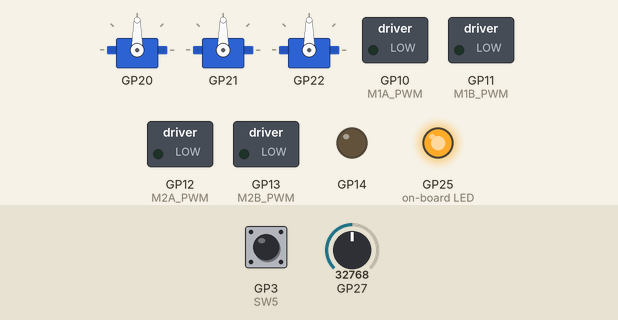
A program run on a simulated Raspberry Pi Pico running MicroPython. Parts: 3 × servo, switched loads named in the program (green lamp = pin HIGH), output pins drawn as LEDs (lit = HIGH). Dashed ring = blinking. Inputs (shaded band) come from the test bench; at power-on: GP3 (SW5) HIGH, GP27 = 32768 (analog values on the 0–65535 scale). Servo angles are drawn from the pulse width (0.5 ms = 0°, 2.5 ms = 180°); what the program prints to the serial console is not drawn.

Above: at 1.2 s.
1.3 s: GP3 (SW5) pulled LOW for 0.15 s
3.1 s: GP3 (SW5) pulled LOW for 1 s
At 4.5 s:
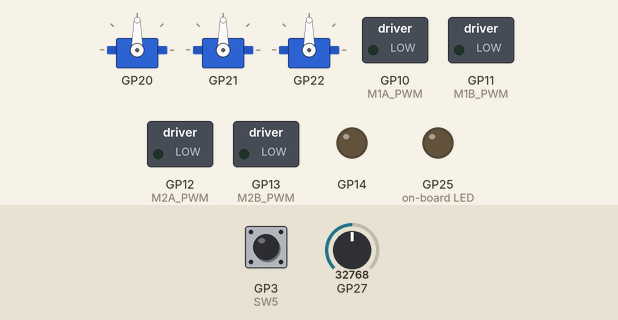
5.6 s: GP3 (SW5) pulsed LOW 5 times (0.12 s each, 0.3 s apart)
At 5.75 s:
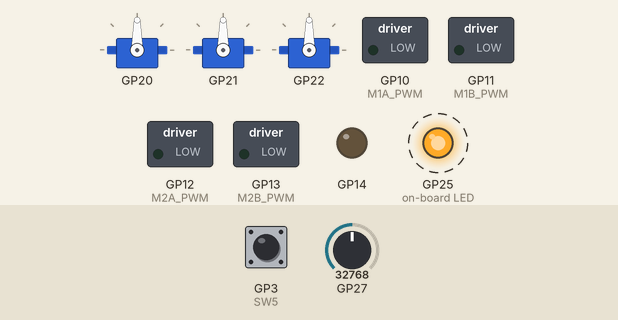
8.6 s: GP27 set to 35264
10.1 s: GP27 set to 36624
13.1 s: GP3 (SW5) driven LOW
At 13.9 s:
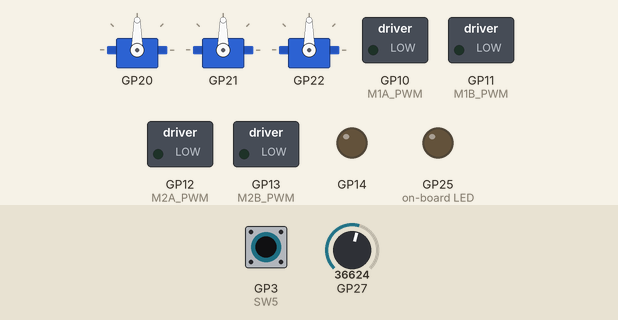
Timing chart, 0 to 15.6 s (numbered marks = the images above; inputs shaded):
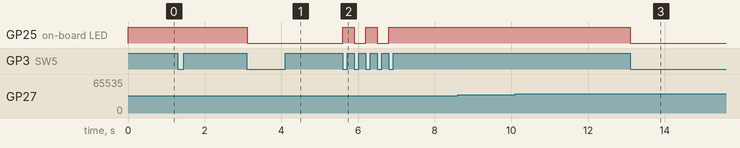

Measured:
- after the input at 1.3 s, every drawn part: stays the same
- after the input at 3.1 s, GP25 (on-board LED): HIGH → LOW at once
- after the input at 5.6 s, GP25 (on-board LED): alternates HIGH for 0.30 s and LOW for 0.30 s, 5 changes in all, then stays HIGH, starting at once
- after the input at 8.6 s, every drawn part: stays the same
- after the input at 10.1 s, every drawn part: stays the same
- after the input at 13.1 s, GP25 (on-board LED): HIGH → LOW at once

The program:

B10_Motor_Controller_Project.py
```python
# ================================================================================
# Project: Motor Controller [B10_Motor_Controller_Project.py]
# Version: 1.2
# Updated: September 14, 2026
#
# Platform: mirobo.tech BEAPER Pico circuit (robot configuration)
# Requires: BEAPER_Pico.py board module file
#
# Before starting this project, re-read GE 1, GE 2, GE 3, and GE 4
# from Activity 10: Analog Output.
#
# IMPORTANT HARDWARE NOTES:
#   The H-bridge motor driver outputs share pins with LED2-LED5.
#   Using this skeleton will prevent LED2-LED5 from being used as
#   status indicators - the PWM objects created here replace the
#   LED Pin objects from the board module on those pins.
#
#   Motor wiring (standard robot configuration):
#     M1A / M1B - Left motor
#     M2A / M2B - Right motor
#
#   The H-bridge driver requires motor power to be connected
#   separately from the logic supply. Ensure motor power is
#   connected before running motors. Never exceed the driver
#   chip's rated current per channel.
#
#   Always test motor direction at low speed (25%) before
#   increasing to full speed. If a motor runs the wrong direction,
#   swap its two wires at the motor terminal.
#
# This project configures both H-bridge channels as PWM outputs
# and provides a left_motor() speed control function and right_motor()
# and motors() function skeletons for you to finish implementing.
# Speed is given as a percentage from -100 (full reverse) to 100
# (full forward), with 0 as stopped.
#
# Controls:
#   RV1 - left motor speed  (clockwise = forward, anti-clockwise = reverse)
#   RV2 - right motor speed (anti-clockwise = reverse, clockwise = forward)
#   SW5 - enable/disable drive (safety enable switch)
# ================================================================================

# IMPORTANT: Copy BEAPER_Pico.py into your Raspberry Pi Pico.
import BEAPER_Pico as beaper  # Set up BEAPER Pico I/O

from machine import Pin, PWM
import time

# --- Program Constants ----------------
STEP_DELAY = 20                  # Main loop delay (ms)
MOTOR_FREQ = 1000                # PWM frequency for motors (Hz)
DEADBAND   = 5                   # Speed % below which motor is stopped
MAX_SPEED  = 100                 # Maximum speed percentage

# --- Motor PWM objects ----------------
# These replace LED2-LED5 Pin objects with PWM-capable motor drive outputs.
# A higher PWM frequency is used for motors than for LEDs - see Analysis Q3.
M1A_PWM = PWM(Pin(beaper.LED2_PIN), freq=MOTOR_FREQ, duty_u16=0)
M1B_PWM = PWM(Pin(beaper.LED3_PIN), freq=MOTOR_FREQ, duty_u16=0)
M2A_PWM = PWM(Pin(beaper.LED4_PIN), freq=MOTOR_FREQ, duty_u16=0)
M2B_PWM = PWM(Pin(beaper.LED5_PIN), freq=MOTOR_FREQ, duty_u16=0)

# --- Program Variables ----------------
drive_enabled = False                 # Safety enable flag


# --- Program Functions ----------------

def left_motor(speed):
    # Drive the left motor at the given speed (-100 to 100 percent).
    # Positive speed drives forward (M1A active, M1B LOW).
    # Negative speed drives reverse (M1B active, M1A LOW).
    # Zero or within deadband stops the motor (both outputs LOW).
    speed = max(-MAX_SPEED, min(MAX_SPEED, speed))
    if abs(speed) < DEADBAND:
        M1A_PWM.duty_u16(0)
        M1B_PWM.duty_u16(0)
        return
    duty = int(abs(speed) * 65535 / 100)
    if speed > 0:
        M1A_PWM.duty_u16(duty)
        M1B_PWM.duty_u16(0)
    else:
        M1A_PWM.duty_u16(0)
        M1B_PWM.duty_u16(duty)

def right_motor(speed):
    # Drive the right motor at the given speed (-100 to 100 percent).
    # Positive speed drives forward (M2B active, M2A LOW).
    # Negative speed drives reverse (M2A active, M2B LOW).
    # TODO: implement using M2A_PWM and M2B_PWM, following left_motor() above
    pass

def motors(left_speed, right_speed):
    # Drive both motors at the given speeds.
    # TODO: call left_motor() and right_motor() with their respective speeds
    pass

def pot_to_speed(pot_value):
    # Convert a potentiometer reading (0-65535) to a motor speed (-100 to 100).
    # The centre of the pot range maps to 0 (stopped).
    # Values within DEADBAND percent of centre return 0.
    speed = int((pot_value - 32767) * 100 / 32767)
    speed = max(-MAX_SPEED, min(MAX_SPEED, speed))
    if abs(speed) < DEADBAND:
        return 0
    return speed


# --- Main Program ---------------------

beaper.pico_led_on()
motors(0, 0)
print("Motor Controller")
print("SW5: enable/disable drive   RV1: left speed   RV2: right speed")
print("Drive DISABLED - press SW5 to enable")

while True:
    # SW5 toggles drive enable (press and release to toggle)
    if beaper.SW5.value() == 0:
        drive_enabled = not drive_enabled
        if drive_enabled:
            beaper.pico_led_on()
            print("Drive ENABLED")
        else:
            motors(0, 0)
            beaper.pico_led_off()
            print("Drive DISABLED")
        while beaper.SW5.value() == 0:     # Wait for SW5 release
            pass

    if drive_enabled:
        left_speed  = pot_to_speed(beaper.RV1_level())
        # TODO: read RV2 and convert to right_speed using pot_to_speed()
        right_speed = 0
        motors(left_speed, right_speed)
        print("L:", left_speed, "  R:", right_speed, end="\r")
    else:
        motors(0, 0)

    time.sleep_ms(STEP_DELAY)


# ================================================================================
# Extension Activities
# ================================================================================
#
# --------------------------------------------------------------------------------
# EA 1 - Complete the skeleton
# --------------------------------------------------------------------------------
#
# Note: BEAPER Pico will need to be powered using either a power
# supply or a battery pack connected to the CON1 screw terminal
# strip to run the motors.
#
# Test the program with one motor connected to the left motor
# terminals. Finish the right_motor() and motors() functions in
# the program and test them to make sure they work.
#
# --------------------------------------------------------------------------------
# EA 2 - Acceleration limiting
# --------------------------------------------------------------------------------
#
# Add acceleration limiting so that motor speed changes gradually
# rather than jumping to the target immediately. Store the current
# speed for each motor in a variable and move it toward the target
# by a fixed step per loop iteration. What step size gives a
# natural-feeling acceleration without making the robot feel
# sluggish?
#
# --------------------------------------------------------------------------------
# EA 3 - Timed movement sequences
# --------------------------------------------------------------------------------
#
# Implement a 'drive_timed(left_speed, right_speed, duration_ms)'
# function that drives both motors at the given speeds for a set
# duration, then stops. Use it to create a simple repeatable
# movement sequence - forward, turn, forward, stop.
#
# Note that 'drive_timed()' blocks the main loop for its full
# duration using 'time.sleep_ms()'. Activity 11 introduces
# non-blocking timing that allows other actions to continue
# during a timed movement.
#
# --------------------------------------------------------------------------------
# EA 4 - Four-pump or four-fan controller
# --------------------------------------------------------------------------------
#
# The H-bridge driver can control four independent single-direction
# loads (pumps, fans) by wiring each load between one motor output
# pin and ground. Reconfigure the motor PWM objects for the type of
# load that will be controlled:
#
# Example code:
#
# PUMP1_PWM = PWM(Pin(beaper.LED2_PIN), freq=1000, duty_u16=0)
# PUMP2_PWM = PWM(Pin(beaper.LED3_PIN), freq=1000, duty_u16=0)
# PUMP3_PWM = PWM(Pin(beaper.LED4_PIN), freq=1000, duty_u16=0)
# PUMP4_PWM = PWM(Pin(beaper.LED5_PIN), freq=1000, duty_u16=0)
#
# Use SW2-SW5 to enable each pump independently and RV1 to set
# a shared duty cycle (flow rate). Add a maximum run time per
# pump to prevent overheating or as a safety measure to prevent
# a storage tank overflow.
```

Source omitted: BEAPER_Pico.py (11693 bytes)
